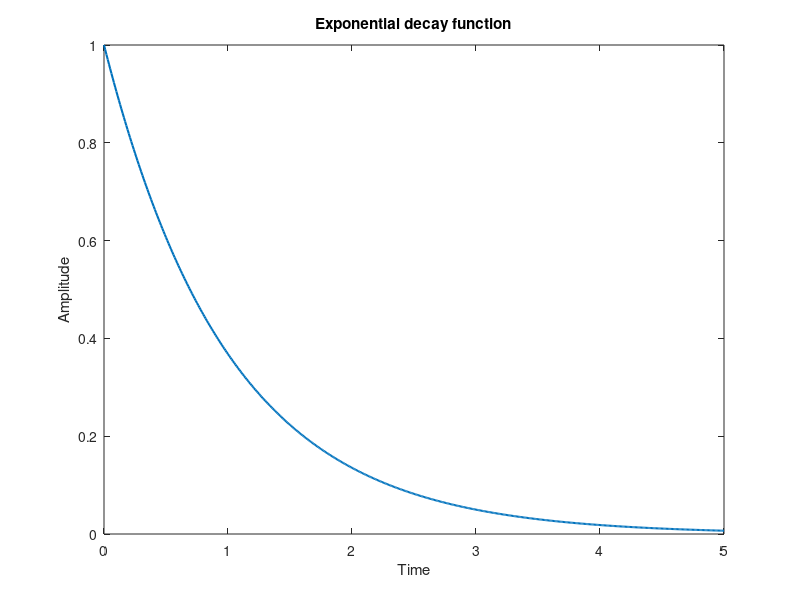

This chart was generated by the following MATLAB code:
t = 0:0.01:5
y = exp(-t)
plot(t, y, "linewidth", 1.5)
title("Exponential decay function");
xlabel("Time");
ylabel("Amplitude");
